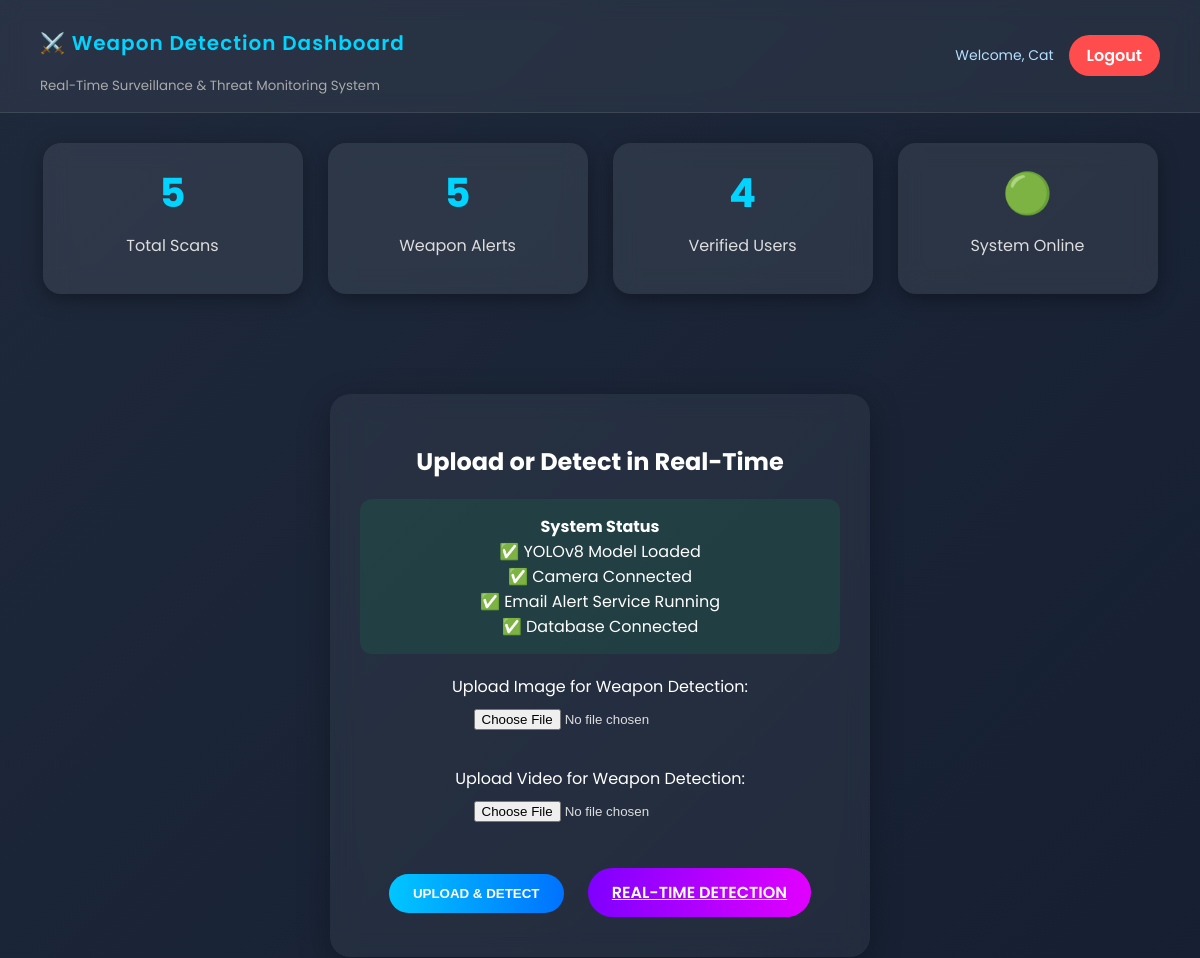
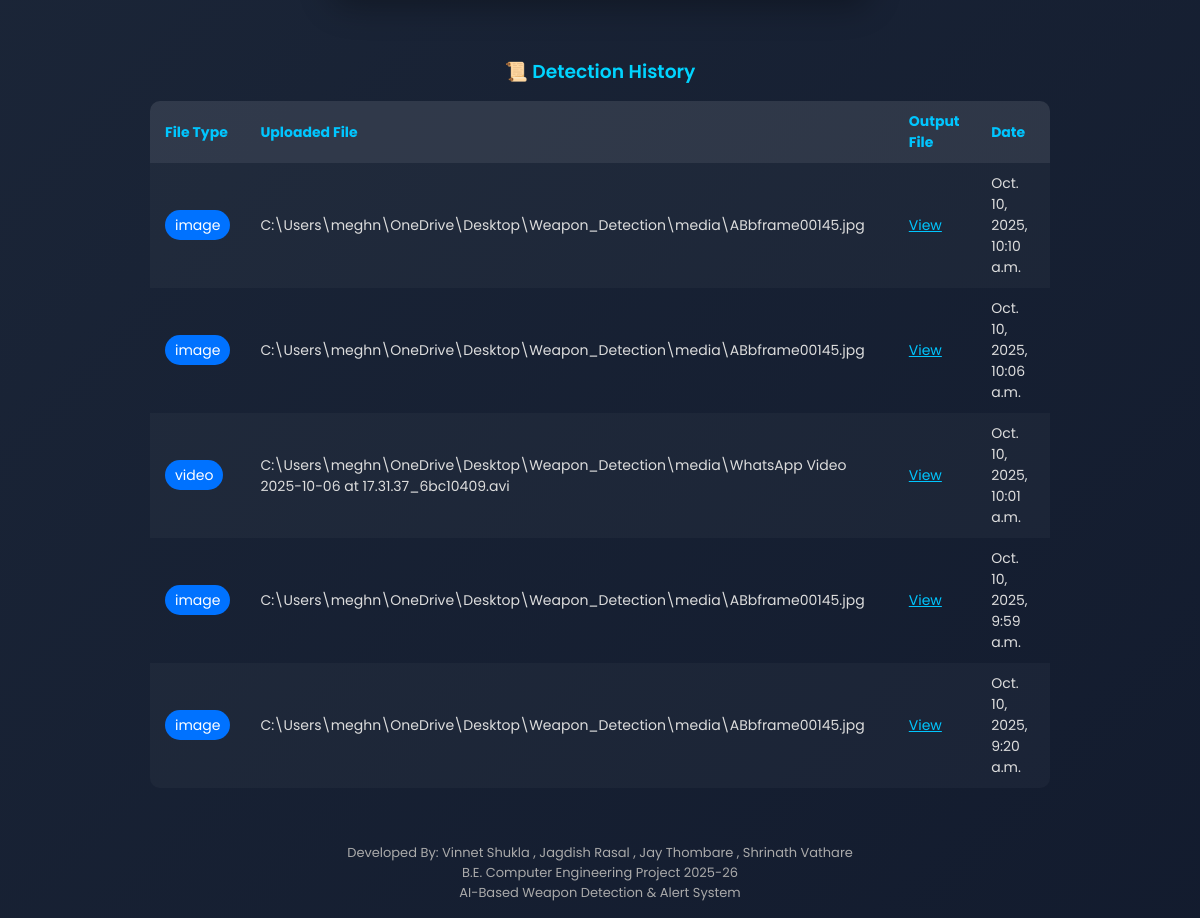
The app's page / (signed in) with its own data (2 pictures, top to bottom).
### detection_app/models.py (models this page shows, shortened)
class DetectionRecord(models.Model):
    user = models.ForeignKey(User, on_delete=models.CASCADE)
    uploaded_file = models.FileField(upload_to='uploads/')
    output_file = models.FileField(upload_to='outputs/', null=True, blank=True)
    file_type = models.CharField(max_length=10, choices=[('image', 'Image'), ('video', 'Video')])
    detected_at = models.DateTimeField(auto_now_add=True)

### detection_app/views.py (the view)
# urls.py: path('', views.index, name='index'),
@login_required(login_url='login')
def index(request):
    output_image = None
    output_video = None
    if request.method == 'POST':
        form = UploadMediaForm(request.POST, request.FILES)
        if form.is_valid():
            for folder in glob.glob("runs/detect/*"):
                shutil.rmtree(folder, ignore_errors=True)
            results = None
            image = form.cleaned_data.get('image')
            video = form.cleaned_data.get('video')
            if image:
                upload_path = os.path.join(settings.MEDIA_ROOT, image.name)
                with open(upload_path, 'wb+') as f:
                    for chunk in image.chunks():
                        f.write(chunk)
                results = model.predict(source=upload_path, conf=0.5, imgsz=640, save=True)
                exp_dir = results[0].save_dir
                pred_files = glob.glob(os.path.join(exp_dir, '*'))
                if pred_files:
                    pred_file = pred_files[0]
                    output_filename = f"output_{image.name}"
                    output_path = os.path.join(settings.MEDIA_ROOT, output_filename)
                    shutil.move(pred_file, output_path)
                    output_image = f"{settings.MEDIA_URL}{output_filename}"
            elif video:
                upload_path = os.path.join(settings.MEDIA_ROOT, video.name)
                with open(upload_path, 'wb+') as f:
                    for chunk in video.chunks():
                        f.write(chunk)
                results = model.predict(source=upload_path, conf=0.5, imgsz=640, save=True)
                exp_dir = results[0].save_dir
                pred_files = glob.glob(os.path.join(exp_dir, '*'))
                if pred_files:
                    pred_file = pred_files[0]
                    if pred_file.lower().endswith('.avi'):
                        clip = mp.VideoFileClip(pred_file)
                        mp4_output = pred_file.replace('.avi', '.mp4')
                        clip.write_videofile(mp4_output, codec='libx264', audio_codec='aac')
                        clip.close()
                        os.remove(pred_file)
                        pred_file = mp4_output
                    output_filename = f"output_{os.path.basename(pred_file)}"
                    output_path = os.path.join(settings.MEDIA_ROOT, output_filename)
                    shutil.move(pred_file, output_path)
                    output_video = f"{settings.MEDIA_URL}{output_filename}"
            DetectionRecord.objects.create(
              user=request.user,
              uploaded_file=image if image else video,
              output_file=output_filename,
              file_type='image' if output_image else 'video'
)
            detected_classes = []
            try:
                res = results[0]
                if hasattr(res, "boxes") and hasattr(res, "names"):
                    cls_indices = []
                    if hasattr(res.boxes, "cls"):
                        import numpy as np
                        cls_indices = [int(x) for x in np.array(res.boxes.cls).reshape(-1)]
                    names_map = res.names
                    for idx in cls_indices:
                        name = names_map.get(idx, str(idx)) if isinstance(names_map, dict) else str(idx)
                        detected_classes.append(str(name).lower())
            except Exception:
                detected_classes = []
            weapon_keywords = {'knife', 'pistol'}
            found_weapons = sorted({c for c in detected_classes if any(k in c for k in weapon_keywords)})
            if found_weapons and request.user.email:
                subject = "⚠️ Weapon Detection Alert"
                body_lines = [
                    f"Hello {request.user.username},",
                    "",
                    f"A weapon was detected ({', '.join(found_weapons)}).",
                    "",
                    "Please review the detection file attached."
                ]
                body = "\n".join(body_lines)
                try:
                    email = EmailMessage(
                        subject=subject,
                        body=body,
                        from_email=getattr(settings, "DEFAULT_FROM_EMAIL", None),
                        to=[request.user.email],
                    )
                    attach_path = None
                    if output_image:
                        filename = os.path.basename(output_image)
                        potential_path = os.path.join(settings.MEDIA_ROOT, filename)
                        if os.path.exists(potential_path):
                            attach_path = potential_path
                    elif output_video:
                        filename = os.path.basename(output_video)
                        potential_path = os.path.join(settings.MEDIA_ROOT, filename)
                        if os.path.exists(potential_path):
                            attach_path = potential_path
                    if attach_path:
                        email.attach_file(attach_path)
                    email.send(fail_silently=False)
                    messages.warning(request, f"⚠️ Weapon detected ({', '.join(found_weapons)}). Message sent to registered mail.")
                except Exception as e:
                    messages.error(request, f"Failed to send alert email: {e}")
            else:
                messages.success(request, "✅ No weapon detected in the uploaded file.")
    else:
       form = UploadMediaForm()
    records = DetectionRecord.objects.filter(
    user=request.user
).order_by('-detected_at')
    total_scans = records.count()
    weapon_alerts = records.count()
    verified_users = EmailOTP.objects.filter(is_verified=True).count()
    return render(request, 'detection_app/result.html', {
        'form': form,
        'output_image': output_image,
        'output_video': output_video,
        'records': records,
        'total_scans': total_scans,
        'weapon_alerts': weapon_alerts,
        'verified_users': verified_users,
})

### detection_app/forms.py
class UploadMediaForm(forms.Form):
    image = forms.ImageField(
        label='Upload Image for Weapon Detection',
        required=False
    )
    video = forms.FileField(
        label='Upload Video for Weapon Detection',
        required=False,
    )

### detection_app/templatetags/custom_filters.py (called while the page is built)
@register.filter
def basename(value):
    try:
        return os.path.basename(value.name)
    except:
        return str(value)

### detection_app/templates/detection_app/result.html (shortened to what this page needs)
{% load static %}
{% load custom_filters %}
<!DOCTYPE html>
<html lang="en">
<head>
</head>
<body>
<header>
    <div>
        <h1>⚔️ Weapon Detection Dashboard</h1>
        <small style="color:#aaa;">
            Real-Time Surveillance & Threat Monitoring System
        </small>
    </div>
    <div class="user-info">
        <span class="welcome">Welcome, {{ user.username }}</span>
        <a href="{% url 'logout' %}" class="logout-btn">Logout</a>
    </div>
</header>
<div class="stats-container">
    <div class="stat-card">
        <h2>{{ total_scans }}</h2>
        <p>Total Scans</p>
    </div>
    <div class="stat-card">
        <h2>{{ weapon_alerts }}</h2>
        <p>Weapon Alerts</p>
    </div>
    <div class="stat-card">
        <h2>{{ verified_users }}</h2>
        <p>Verified Users</p>
    </div>
    <div class="stat-card">
        <h2>🟢</h2>
        <p>System Online</p>
    </div>
</div>
<main>
    <div class="card">
        <h2>Upload or Detect in Real-Time</h2>
        <div style="
background:rgba(0,255,100,.08);
padding:15px;
border-radius:12px;
margin-bottom:20px;
">
    <strong>System Status</strong><br>
    ✅ YOLOv8 Model Loaded<br>
    ✅ Camera Connected<br>
    ✅ Email Alert Service Running<br>
    ✅ Database Connected
</div>
        <form method="post" enctype="multipart/form-data">
            {{ form.as_p }}
            <button type="submit" class="btn btn-upload">Upload & Detect</button>
            <a href="{% url 'realtime_detection' %}" class="btn btn-live">Real-Time Detection</a>
        </form>
    </div>
    {% if records %}
    <div class="history">
        <h3>📜 Detection History</h3>
        <table class="history-table">
            <tr>
                <th>File Type</th>
                <th>Uploaded File</th>
                <th>Output File</th>
                <th>Date</th>
            </tr>
            {% for record in records %}
            <tr>
                <td>
                    <span style="
                    padding:5px 10px;
                    border-radius:20px;
                    background:#0072ff;
                    color:white;">
                        {{ record.file_type }}
                    </span>
                </td>
                <td>{{ record.uploaded_file|basename }}</td>
                <td><a href="{{ record.output_url }}" target="_blank" style="color:#00c6ff;">View</a></td>
                <td>{{ record.detected_at }}</td>
            </tr>
            {% endfor %}
        </table>
    </div>
    {% endif %}
</main>
<footer>
    Developed By: Vinnet Shukla , Jagdish Rasal , Jay Thombare , Shrinath Vathare<br>
    B.E. Computer Engineering Project 2025-26<br>
    AI-Based Weapon Detection & Alert System
    </footer>
</body>
</html>

### detection_app/templates/detection_app/result.html (style rules this page uses)
body { margin: 0; font-family: 'Poppins', sans-serif; background: linear-gradient(-45deg, #1f2937, #111827, #0f172a, #1e293b); background-size: 400% 400%; animation: gradientShift 12s ease infinite; color: #fff; }
header { background: rgba(255, 255, 255, 0.05); backdrop-filter: blur(10px); padding: 15px 40px; display: flex; align-items: center; border-bottom: 1px solid rgba(255, 255, 255, 0.1); }
header h1 { font-weight: 600; font-size: 20px; color: #00d4ff; letter-spacing: 1px; }
.user-info { margin-left: auto; display: flex; align-items: center; gap: 15px; }
.welcome { font-size: 14px; color: #b3e0ff; }
.logout-btn { background: #ff4d4d; color: white; padding: 8px 18px; border-radius: 25px; font-weight: 600; text-decoration: none; transition: all 0.3s ease; }
main { display: flex; flex-direction: column; align-items: center; justify-content: center; padding: 40px 20px; }
.card { background: rgba(255, 255, 255, 0.05); border-radius: 20px; box-shadow: 0 8px 32px rgba(0, 0, 0, 0.3); backdrop-filter: blur(12px); padding: 30px; width: 480px; text-align: center; animation: fadeIn 1s ease; }
input[type="file"] { margin-top: 10px; margin-bottom: 20px; color: #ddd; }
.btn { display: inline-block; margin: 10px; padding: 12px 24px; border-radius: 30px; font-weight: 600; text-transform: uppercase; border: none; cursor: pointer; transition: all 0.3s ease; }
.btn-upload { background: linear-gradient(90deg, #00c6ff, #0072ff); color: white; }
.btn-live { background: linear-gradient(90deg, #7f00ff, #e100ff); color: white; }
.history { margin-top: 40px; width: 90%; max-width: 900px; }
.history h3 { text-align: center; margin-bottom: 15px; color: #00d4ff; font-weight: 600; }
.history-table { width: 100%; border-collapse: collapse; color: #ddd; font-size: 14px; border-radius: 10px; overflow: hidden; }
.history-table th, .history-table td { padding: 10px 15px; text-align: left; }
.history-table th { background: rgba(255, 255, 255, 0.1); color: #00c6ff; }
.history-table tr:nth-child(even) { background: rgba(255, 255, 255, 0.03); }
footer { text-align: center; padding: 15px; font-size: 13px; color: #aaa; }
.stat-card { width:180px; padding:20px; text-align:center; border-radius:15px; background:rgba(255,255,255,0.06); backdrop-filter:blur(12px); box-shadow:0 0 15px rgba(0,212,255,.2); transition:.3s; }
.stat-card p { margin-top:10px; color:#ddd; }
.stats-container { display:flex; justify-content:center; gap:25px; flex-wrap:wrap; margin:30px; }
.stat-card { width:220px; background:rgba(255,255,255,.08); backdrop-filter:blur(12px); border-radius:18px; text-align:center; padding:20px; transition:.3s; box-shadow:0 5px 20px rgba(0,0,0,.35); }
.stat-card h2 { font-size:40px; color:#00d4ff; margin:0; }
.stat-card p { color:#ddd; margin-top:10px; }

### records on screen
DetectionRecord: file_type "image", uploaded_file|basename "C:\\Users\\meghn\\OneDrive\\Desktop\\Weapon_Detection\\media\\ABbframe00145.jpg", detected_at "Oct. 10, 2025, 10:10 a.m."
DetectionRecord: file_type "image", uploaded_file|basename "C:\\Users\\meghn\\OneDrive\\Desktop\\Weapon_Detection\\media\\ABbframe00145.jpg", detected_at "Oct. 10, 2025, 10:06 a.m."
DetectionRecord: file_type "video", uploaded_file|basename "C:\\Users\\meghn\\OneDrive\\Desktop\\Weapon_Detection\\media\\WhatsApp Video 2025-10-06 at 17.31.37_6bc10409.avi", detected_at "Oct. 10, 2025, 10:01 a.m."
DetectionRecord: file_type "image", uploaded_file|basename "C:\\Users\\meghn\\OneDrive\\Desktop\\Weapon_Detection\\media\\ABbframe00145.jpg", detected_at "Oct. 10, 2025, 9:59 a.m."
DetectionRecord: file_type "image", uploaded_file|basename "C:\\Users\\meghn\\OneDrive\\Desktop\\Weapon_Detection\\media\\ABbframe00145.jpg", detected_at "Oct. 10, 2025, 9:20 a.m."

### other values on screen
{{ user.username }} "Cat"
{{ total_scans }} "5"
{{ weapon_alerts }} "5"
{{ verified_users }} "4"
